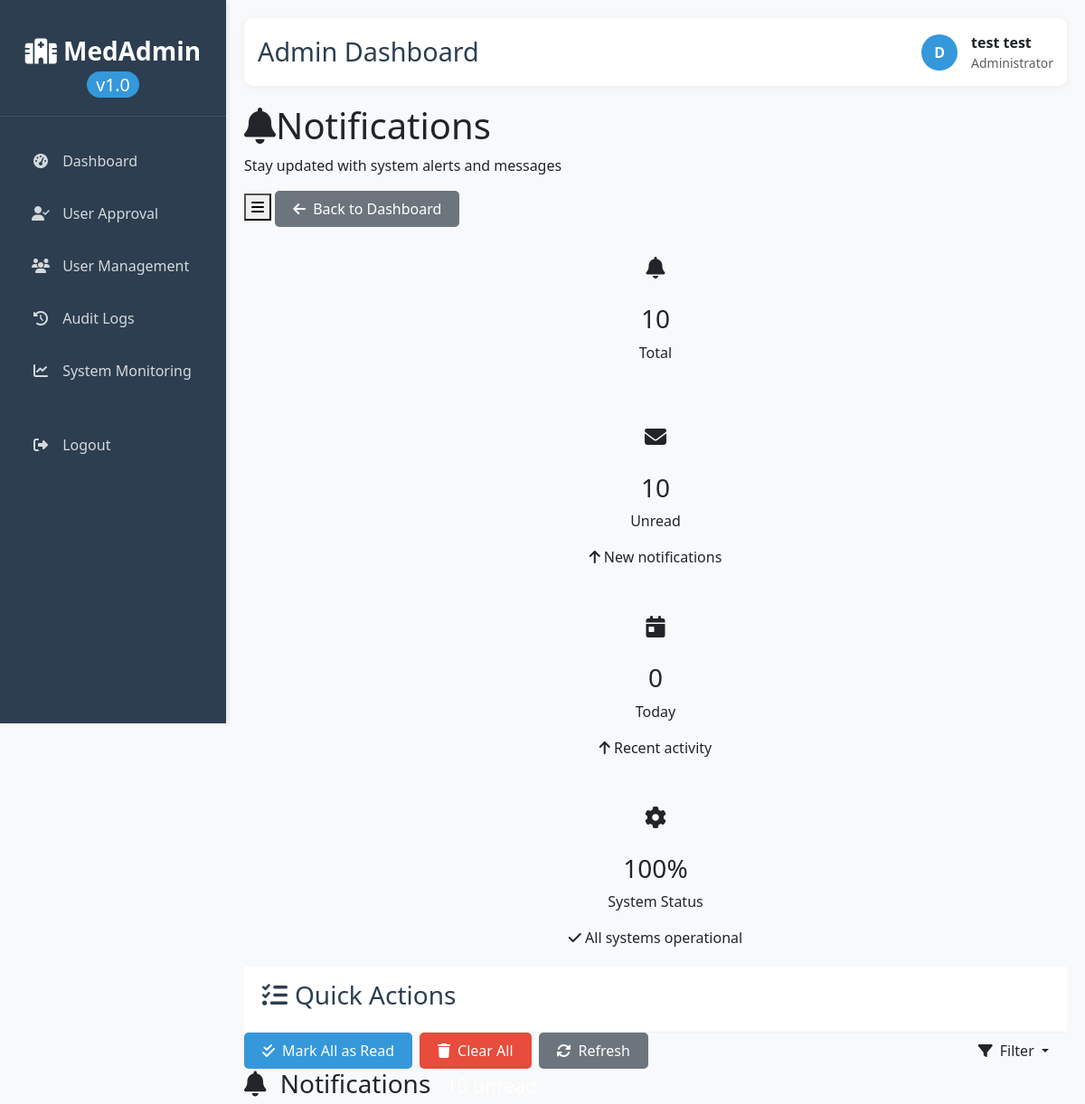
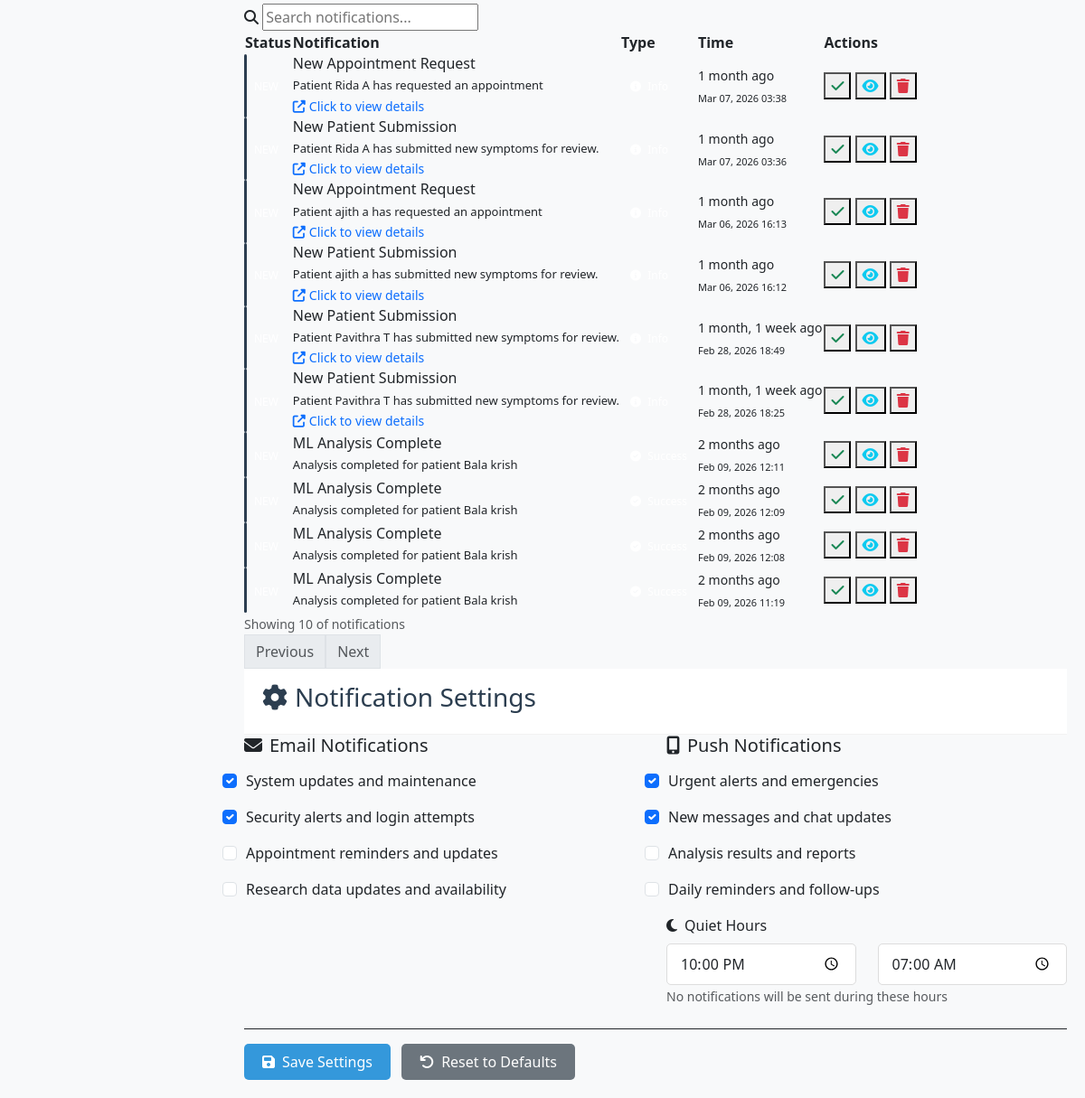
/notifications/ (signed in), run on an earlier commit of the app's database (2 pictures, top to bottom).
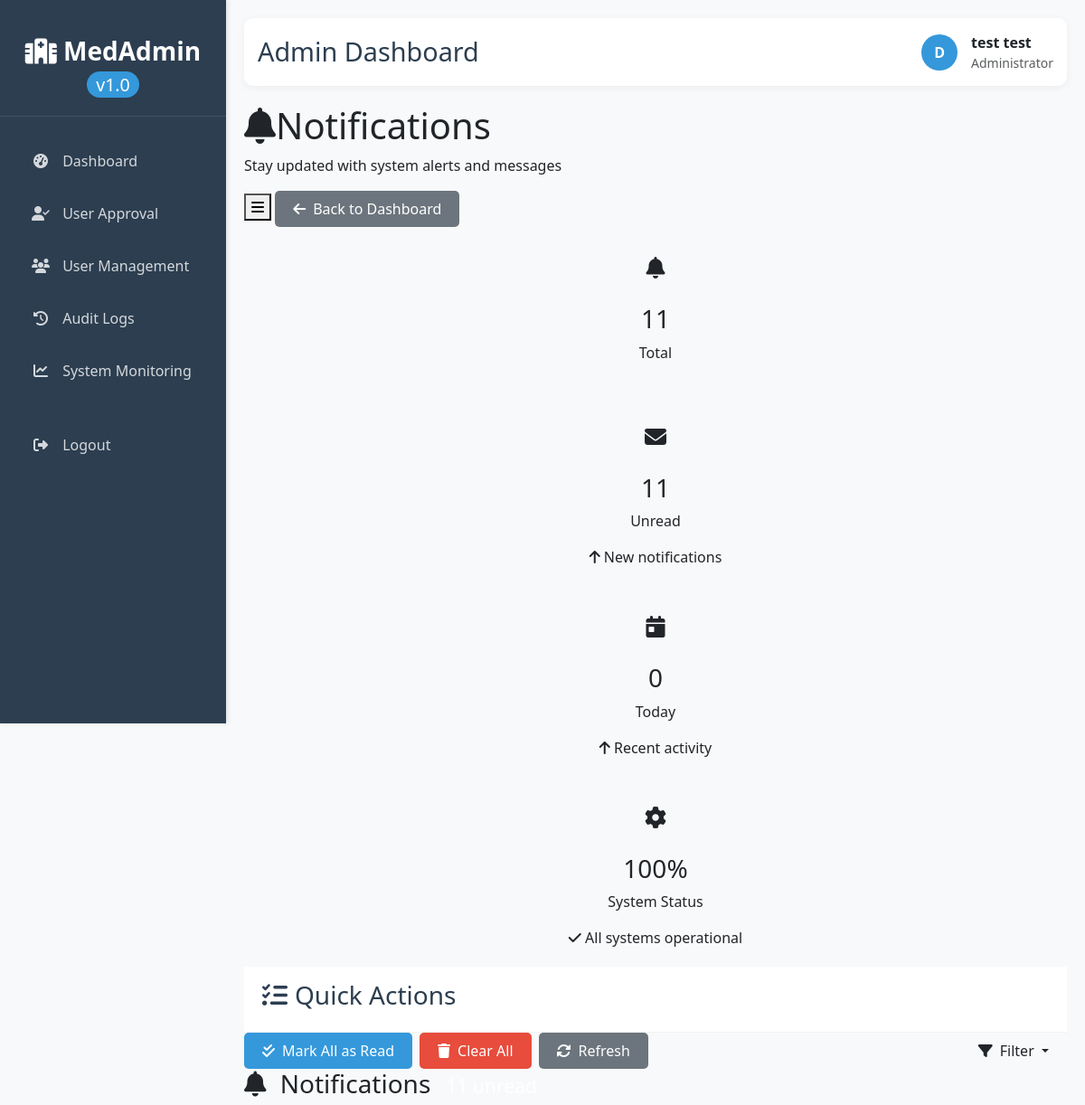
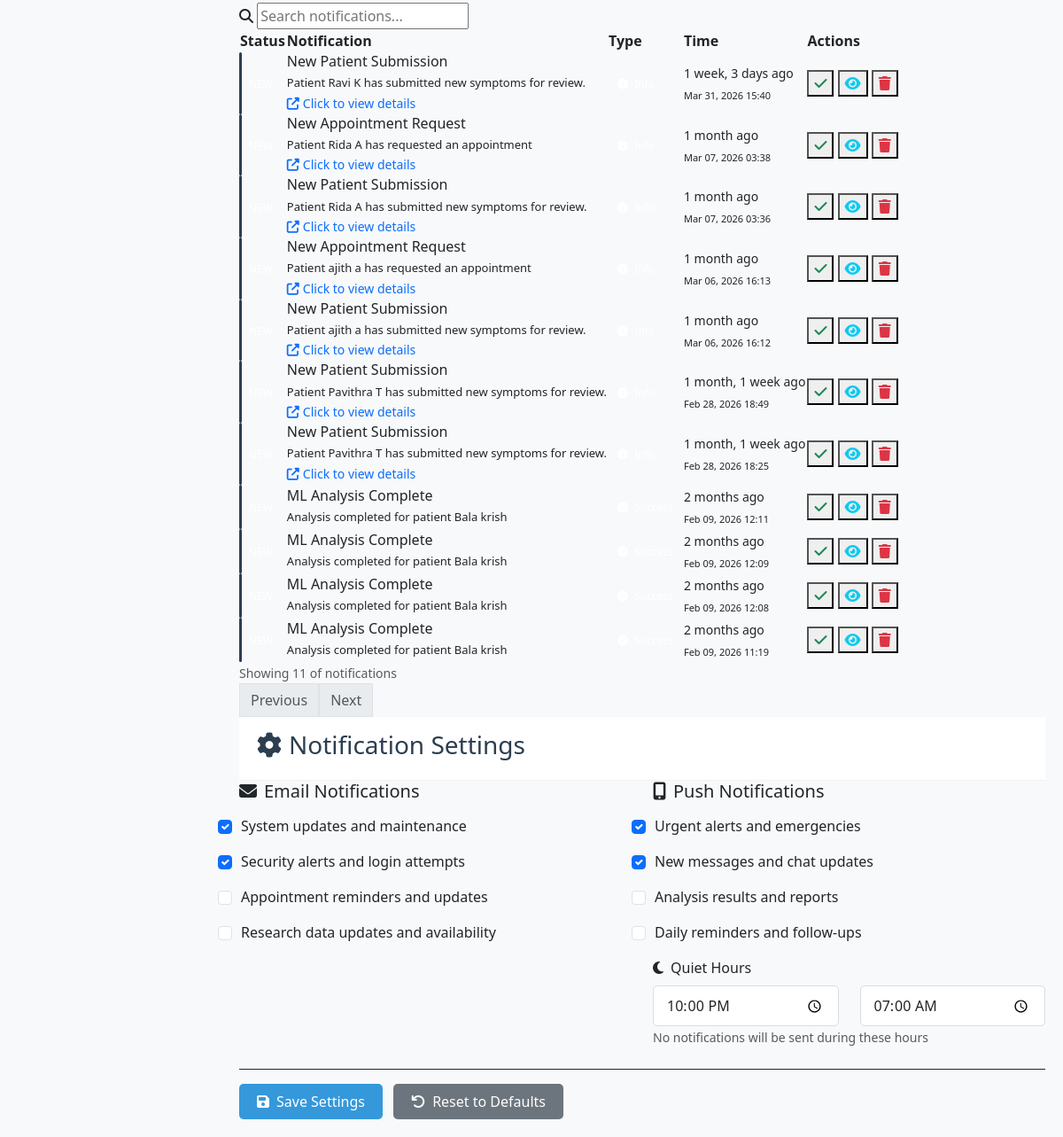
And on a later commit of the database (2 pictures, top to bottom).
### core/models.py (models this page shows, shortened)
class Notification(models.Model):
    user = models.ForeignKey(User, on_delete=models.CASCADE, related_name='notifications')
    title = models.CharField(max_length=200)
    message = models.TextField()
    notification_type = models.CharField(max_length=20, choices=[
        ('info', 'Info'),
        ('success', 'Success'),
        ('warning', 'Warning'),
        ('error', 'Error'),
    ])
    is_read = models.BooleanField(default=False)
    action_url = models.CharField(max_length=200, blank=True)
    created_at = models.DateTimeField(auto_now_add=True)
    class Meta:
        ordering = ['-created_at']

### core/views/common_views.py (the view, shortened to what this page needs)
# urls.py: path('notifications/', common_views.notifications_view, name='notifications_view'),
@login_required
def notifications_view(request):
    notifications = Notification.objects.filter(
        user=request.user
    ).order_by('-created_at')
    context = {
        'notifications': notifications,
        'unread_count': notifications.filter(is_read=False).count(),
    }
    return render(request, 'common/notifications.html', context)

### core/models.py (called while the page is built)
    def get_full_name(self):
        if self.full_name:
            return self.full_name
        return super().get_full_name()

### templates/common/notifications.html (shortened to what the changed rows need)
{% extends 'admin_base.html' %}
{% block content %}
<div class="admin-header">
    <div class="page-title">
        <h1>
            <i class="fas fa-bell"></i>Notifications
        </h1>
    </div>
</div>
<div class="stats-grid">
    <div class="stat-card">
        <div class="stat-icon primary">
            <i class="fas fa-bell"></i>
        </div>
        <h3>{{ notifications|length }}</h3>
        <p>Total</p>
    </div>
    <div class="stat-card">
        <div class="stat-icon warning">
            <i class="fas fa-envelope"></i>
        </div>
        <h3>{{ unread_count }}</h3>
        <p>Unread</p>
        <div class="stat-change {% if unread_count > 0 %}positive{% else %}negative{% endif %}">
            <i class="fas fa-{% if unread_count > 0 %}arrow-up{% else %}arrow-down{% endif %}"></i>
            <span>{% if unread_count > 0 %}New notifications{% else %}All read{% endif %}</span>
        </div>
    </div>
</div>
<div class="data-table">
    {% if notifications %}
    <div class="table-container">
        <table>
            <thead>
                <tr>
                    <th>Status</th>
                    <th>Notification</th>
                    <th>Type</th>
                    <th>Time</th>
                    <th>Actions</th>
                </tr>
            </thead>
            <tbody>
                {% for notification in notifications %}
                <tr class="{% if not notification.is_read %}notification-unread{% endif %}"
                    data-read="{{ notification.is_read|yesno:'true,false' }}"
                    data-type="{{ notification.notification_type }}">
                    <td>
                        {% if not notification.is_read %}
                        <span class="badge badge-primary">NEW</span>
                        {% else %}
                        <span class="badge badge-secondary">Read</span>
                        {% endif %}
                    </td>
                    <td>
                        <div style="max-width: 400px;">
                            <h6 style="margin-bottom: 5px; color: var(--text-primary);">{{ notification.title }}</h6>
                            <p style="margin-bottom: 0; color: var(--text-secondary); font-size: 13px;">
                                {{ notification.message|truncatechars:100 }}
                            </p>
                            {% if notification.action_url %}
                            <small class="text-primary">
                                <i class="fas fa-external-link-alt me-1"></i>Click to view details
                            </small>
                            {% endif %}
                        </div>
                    </td>
                    <td>
                        <span class="badge badge-{{ notification.notification_type }}">
                            {% if notification.notification_type == 'warning' %}
                            <i class="fas fa-exclamation-triangle me-1"></i>
                            {% elif notification.notification_type == 'success' %}
                            <i class="fas fa-check-circle me-1"></i>
                            {% elif notification.notification_type == 'error' %}
                            <i class="fas fa-times-circle me-1"></i>
                            {% else %}
                            <i class="fas fa-info-circle me-1"></i>
                            {% endif %}
                        </span>
                    </td>
                    <td>
                        <small style="color: var(--text-light);">
                            {{ notification.created_at|timesince }} ago
                        </small>
                        <br>
                        <small style="color: var(--text-light); font-size: 11px;">
                            {{ notification.created_at|date:"M d, Y H:i" }}
                        </small>
                    </td>
                    <td>
                        <div class="action-buttons">
                            <form method="post" action="{% url 'notifications_view' %}" class="d-inline">
                                <button type="submit" class="btn-icon" title="Mark as read">
                                    <i class="fas fa-check text-success"></i>
                                </button>
                            </form>
                            <button type="button" class="btn-icon" title="View details"
                                    onclick="viewNotification('{{ notification.id }}')">
                                <i class="fas fa-eye text-info"></i>
                            </button>
                            <form method="post" action="{% url 'notifications_view' %}" class="d-inline">
                                <button type="submit" class="btn-icon" title="Delete"
                                        onclick="return confirm('Delete this notification?')">
                                    <i class="fas fa-trash text-danger"></i>
                                </button>
                            </form>
                        </div>
                    </td>
                </tr>
                {% endfor %}
            </tbody>
        </table>
    </div>
    <div class="table-header" style="border-top: 1px solid var(--border-color);">
        <div>
            <small class="text-muted">
                Showing {{ notifications|length }} of {{ total_count }} notifications
            </small>
        </div>
        <div class="pagination">
            <a href="?page={{ previous_page }}" class="page-link {% if not has_previous %}disabled{% endif %}">
                Previous
            </a>
            <a href="?page={{ next_page }}" class="page-link {% if not has_next %}disabled{% endif %}">
                Next
            </a>
        </div>
    </div>
    {% endif %}
</div>
{% endblock %}

What changed in the data, as far as the page shows it:
added Notification: title "New Patient Submission", message "Patient Ravi K has submitted new symptoms for review.", shows "Click to view details", notification_type "info" (drawn), created_at "1 week, 3 days", created_at "Mar 31, 2026 15:40"
Also different on the page:
{{ notifications|length }}: "10" → "11"
{{ unread_count }}: "10" → "11"
